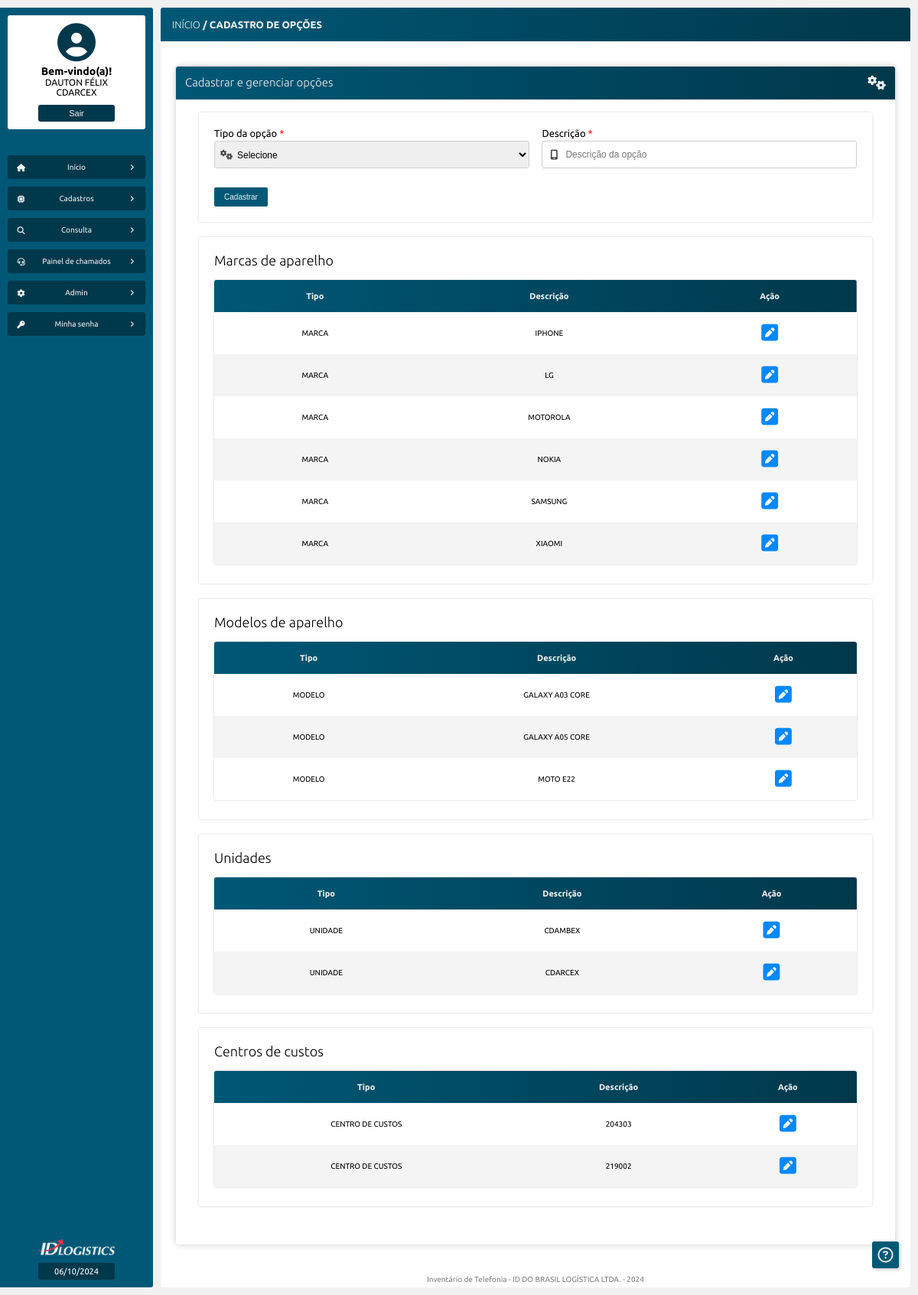
Page /cadastrar_opcoes.php (signed in) on the committed database.
### tables this page shows
CREATE TABLE `tb_cadastros_opcoes` (
  `id` int NOT NULL AUTO_INCREMENT,
  `tipo` varchar(100) DEFAULT NULL,
  `descricao` varchar(100) DEFAULT NULL,
  PRIMARY KEY (`id`)
);

### src/model/Opcoes.php (called while the page is built, shortened)
<?php
class Opcoes
{
    private PDO $pdo;
    public function __construct(PDO $pdo)
    {
        $this->pdo = $pdo;
    }
    public function listaOpcoes(string $tipo) : array
    {
        $sql = "SELECT * FROM tb_cadastros_opcoes WHERE tipo = ? ORDER BY descricao";
        $stmt = $this->pdo->prepare($sql);
        $stmt->bindValue(1, $tipo, PDO::PARAM_STR);
        $stmt->execute();
        $resultado = $stmt->fetchAll(PDO::FETCH_ASSOC);
        return $resultado;
    }
}

### cadastrar_opcoes.php (the view, shortened to what this page needs)
<?php
require_once "src/config/conexao_bd.php";
$marca = new Opcoes($pdo);
$listaMarcas = $marca->listaOpcoes('MARCA');
$modelo = new Opcoes($pdo);
$listaModelos = $modelo->listaOpcoes('MODELO');
$unidade = new Opcoes($pdo);
$listaUnidade = $unidade->listaOpcoes('UNIDADE');
$centro_custo = new Opcoes($pdo);
$listaCentroCustos = $centro_custo->listaOpcoes('CENTRO DE CUSTOS');
?>
<!DOCTYPE html>
<html>
<head>
    <?php
    require_once "src/views/layout/head.php";
    ?>
</head>
<body>
    <main class="corpo">
        <?php
        require_once "src/views/layout/menu_lateral.php";
        ?>
        <section class="principal">
            <article class="conteudo">
                <header class="conteudo-cabecalho">
                    <h3><a href="inicio.php">INÍCIO</a> / CADASTRO DE OPÇÕES</h3>
                </header>
                <section class="conteudo-center">
                    <form method="post" action="">
                        <header id="form-cabecalho">
                            <h1>Cadastrar e gerenciar opções</h1>
                            <i class="fa-solid fa-gears"></i>
                        </header>
                        <section style="display: flex;">
                            <label for="tipo">Tipo da opção<span style="color: red;"> *</span>
                                <div>
                                    <i class="fa-solid fa-gears"></i>
                                    <select id="tipo" name="tipo">
                                        <option value="">Selecione</option>
                                    </select>
                                </div>
                            </label>
                            <label for="descricao">Descrição<span style="color: red;"> *</span>
                                <div>
                                    <i class="fa-solid fa-mobile-screen"></i>
                                    <input type="text" id="descricao" name="descricao" placeholder="Descrição da opção">
                                </div>
                            </label>
                            <div>
                                <button type="submit" name="btn-requisitar">Cadastrar</button>
                            </div>
                        </section>
                        <section style="display: flex;">
                            <h2>Marcas de aparelho</h2>
                            <table>
                                <thead>
                                    <tr>
                                        <td>Tipo</td>
                                        <td>Descrição</td>
                                        <td>Ação</td>
                                    </tr>
                                </thead>
                                <tbody>
                                    <?php foreach ($listaMarcas as $marca) : ?>
                                        <tr>
                                            <td><?= htmlentities($marca['tipo']) ?></td>
                                            <td><?= htmlentities($marca['descricao']) ?></td>
                                            <td id="status">
                                                <a href="editar_opcao.php?id=<?= $marca['id'] ?>"><i class="fa-solid fa-square-pen"></i></a>
                                            </td>
                                        </tr>
                                    <?php endforeach ?>
                                </tbody>
                            </table>
                        </section>
                        <section style="display: flex;">
                            <h2>Modelos de aparelho</h2>
                            <table>
                                <thead>
                                    <tr>
                                        <td>Tipo</td>
                                        <td>Descrição</td>
                                        <td>Ação</td>
                                    </tr>
                                </thead>
                                <tbody>
                                    <?php foreach ($listaModelos as $modelo) : ?>
                                        <tr>
                                            <td><?= htmlentities($modelo['tipo']) ?></td>
                                            <td><?= htmlentities($modelo['descricao']) ?></td>
                                            <td id="status">
                                                <a href="editar_opcao.php?id=<?= $modelo['id'] ?>"><i class="fa-solid fa-square-pen"></i></a>
                                            </td>
                                        </tr>
                                    <?php endforeach ?>
                                </tbody>
                            </table>
                        </section>
                        <section style="display: flex;">
                            <h2>Unidades</h2>
                            <table>
                                <thead>
                                    <tr>
                                        <td>Tipo</td>
                                        <td>Descrição</td>
                                        <td>Ação</td>
                                    </tr>
                                </thead>
                                <tbody>
                                    <?php foreach ($listaUnidade as $unidade) : ?>
                                        <tr>
                                            <td><?= htmlentities($unidade['tipo']) ?></td>
                                            <td><?= htmlentities($unidade['descricao']) ?></td>
                                            <td id="status">
                                                <a href="editar_opcao.php?id=<?= $unidade['id'] ?>"><i class="fa-solid fa-square-pen"></i></a>
                                            </td>
                                        </tr>
                                    <?php endforeach ?>
                                </tbody>
                            </table>
                        </section>
                        <section style="display: flex;">
                            <h2>Centros de custos</h2>
                            <table>
                                <thead>
                                    <tr>
                                        <td>Tipo</td>
                                        <td>Descrição</td>
                                        <td>Ação</td>
                                    </tr>
                                </thead>
                                <tbody>
                                    <?php foreach ($listaCentroCustos as $centro_custo) : ?>
                                        <tr>
                                            <td><?= htmlentities($centro_custo['tipo']) ?></td>
                                            <td><?= htmlentities($centro_custo['descricao']) ?></td>
                                            <td id="status">
                                                <a href="editar_opcao.php?id=<?= $centro_custo['id'] ?>"><i class="fa-solid fa-square-pen"></i></a>
                                            </td>
                                        </tr>
                                    <?php endforeach ?>
                                </tbody>
                            </table>
                        </section>
                    </form>
                </section>
                <?php
                require_once "src/views/layout/rodape.php";
                ?>
            </article>
        </section>
    </main>
    <div class="btns-atalhos">
        <button type="button" id="btn-atalho" title="Caixa de ajuda"><i class="fa-regular fa-circle-question"></i></button>
    </div>
</body>
</html>

### css/style.css (style rules this page uses)
:root { --primary-color: #0088ff; --secundary-color: #005876; --terciary-color: #00384b; --white-color: #f1f1f1; --primary-shadow: 0 0 .5em #808080 }
* { padding: 0; margin: 0; box-sizing: border-box; }
a { text-decoration: none; }
body { font-family: 'Playpen Sans', cursive; font-family: 'Ubuntu', sans-serif; background: var(--white-color); }
.corpo { width: 100%; height: 100%; padding: 10px 10px 10px 0; position: absolute; display: flex; }
.principal { width: 100%; height: 100%; display: flex; flex-direction: column; }
.conteudo { width: 100%; height: 100%; position: relative; display: flex; flex-direction: column; align-items: center; overflow: hidden; background: #ffffff; border-radius: 3px; }
.conteudo-cabecalho { width: 100%; margin-bottom: 10px; padding: 15px; display: flex; justify-content: space-between; align-items: center; background: linear-gradient(to right, var(--secundary-color), var(--terciary-color)); color: var(--white-color); }
.conteudo-cabecalho h3 { font-size: 13px; font-weight: bold; }
.conteudo-cabecalho a { color: var(--white-color); font-weight: 300; }
.conteudo-center { width: 100%; height: 100%; padding: 10px 20px 20px 20px; display: flex; align-content: baseline; align-items: center; flex-direction: column; overflow: scroll; }
.conteudo-center h1 { width: 100%; font-size: 16px; font-weight: 100; }
.btns-atalhos { position: fixed; bottom: 35px; right: 25px; display: flex; flex-direction: column; gap: 10px 0; z-index: 4; }
#btn-atalho { width: 35px; height: 35px; display: flex; align-items: center; justify-content: center; border: none; border-radius: 3px; background: var(--secundary-color); box-shadow: .1em .1em .2em #cdcdcd; font-size: 16px; color: var(--white-color); cursor: pointer; transition: .1s; }
#btn-atalho[title="Caixa de ajuda"], #btn-atalho[title="Extrair para Excel"] { font-size: 20px; }

### css/form.css (style rules this page uses)
form section { width: 100%; margin-bottom: 20px; padding: 20px; display: flex; flex-wrap: wrap; gap: 2%; display: none; box-shadow: 0 0 .3em #cdcdcd; border-radius: 3px; }
form { width: 100%; height: fit-content; margin: 13px auto; padding: 60px 30px 30px 30px; position: relative; display: flex; flex-direction: column; border-radius: 3px; box-shadow: 0 0 1em #cdcdcd; background:#fff; font-size: 10px; }
#form-cabecalho { width: 100%; height: fit-content; padding: 12px; display: flex; justify-content: space-between; gap: 5px; position: absolute; top: 0; left: 0; box-shadow: 0 0 .3em #cdcdcd; border-radius: 3px 3px 0 0; background: linear-gradient(to right, var(--secundary-color), var(--terciary-color)); }
#form-cabecalho h1 { font-size: 15px; color: var(--white-color); text-align: left; }
#form-cabecalho i { color: var(--white-color); font-size: 19px; }
form h2 { width: 100%; font-size: 18px; margin: 0 0 10px 0; font-weight: 100; }
form label { width: 49%; margin: 0 0 10px 0; font-size: 13px; }
form label div { position: relative; display: flex; align-items: center; margin: 3px 0 0 0; border: 1px solid #cdcdcd ; border-radius: 3px; }
form label div i { width: 30px; min-width: 30px; margin: 0; position: absolute; left: 0; font-size: 13px; text-align: center; color: #454545; border-radius: 3px 0 0 3px; }
form input, form select { width: 100%; padding: 10px 10px 10px 30px; font-size: 12px; border: none; border-radius: 3px; }
form select { padding: 10px 8px 8px 25px; }
form select option { font-size: 12px; color: #303030; }
form button { width: 70px; padding: 5px; background: var(--secundary-color); color: var(--white-color); border: 2px solid var(--secundary-color); border-radius: 2px; font-size: 10px; text-align: center; cursor: pointer; }
form div { width: 100%; margin: 15px 0 0 0; display: flex; gap: 10px 5px; }

### css/table.css (style rules this page uses)
table { width: 100%; margin: 5px auto; font-size: 10px; background: #ffffff; box-shadow: 0 0 .3em #cdcdcd; border-radius: 3px; border-collapse: collapse; text-align: center; overflow: auto; }
table tr td { padding: 15px; }
table thead { position: sticky; top: -10px; color: var(--white-color); font-weight: bold; background: linear-gradient(to right, var(--secundary-color), var(--terciary-color)); z-index: 1; }
table thead td:first-child { border-radius: 3px 0 0 0; }
table thead td:last-child { border-radius: 0 3px 0 0; }
table thead td { font-size: 11px; }
tbody tr:nth-child(even) { background: #f4f4f4; }
table i { color: var(--primary-color); font-size: 25px; }

### rows in the picture
tb_cadastros_opcoes: tipo "MARCA", descricao "IPHONE"
tb_cadastros_opcoes: tipo "MARCA", descricao "LG"
tb_cadastros_opcoes: tipo "MARCA", descricao "MOTOROLA"
tb_cadastros_opcoes: tipo "MARCA", descricao "NOKIA"
tb_cadastros_opcoes: tipo "MARCA", descricao "SAMSUNG"
tb_cadastros_opcoes: tipo "MARCA", descricao "XIAOMI"
tb_cadastros_opcoes: tipo "MODELO", descricao "GALAXY A03 CORE"
tb_cadastros_opcoes: tipo "MODELO", descricao "GALAXY A05 CORE"
tb_cadastros_opcoes: tipo "MODELO", descricao "MOTO E22"
tb_cadastros_opcoes: tipo "UNIDADE", descricao "CDAMBEX"
tb_cadastros_opcoes: tipo "UNIDADE", descricao "CDARCEX"
tb_cadastros_opcoes: tipo "CENTRO DE CUSTOS", descricao "204303"
tb_cadastros_opcoes: tipo "CENTRO DE CUSTOS", descricao "219002"

### other values in the picture
$_SESSION['nome'] "DAUTON FÉLIX"
$_SESSION['unidade'] "CDARCEX"
exibeDataAtual() "06/10/2024"
